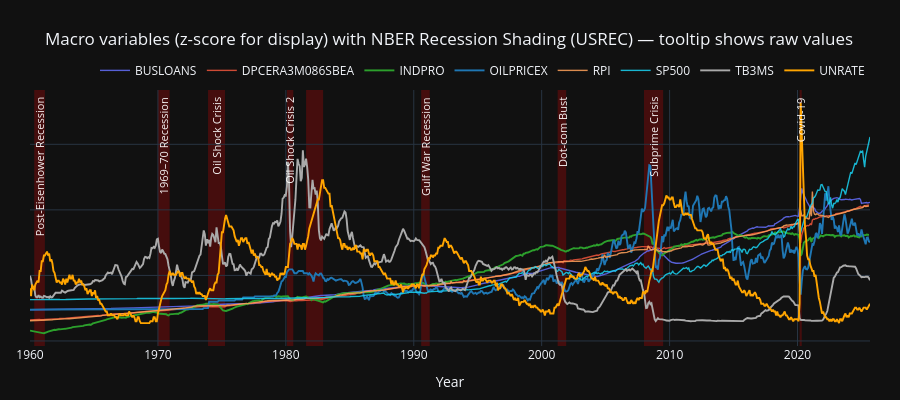

The notebook cell saved with this chart:
### Markdown cell above
Le taux TB3MS correspond au rendement des bons du Trésor américain à trois mois. Il représente le taux sans risque de court terme aux États-Unis et constitue un excellent indicateur du positionnement de la politique monétaire. Bien qu’il soit déterminé sur le marché, son niveau est fortement influencé par les décisions de la Réserve fédérale (Fed) via le taux directeur et les opérations de politique monétaire.

Sur le graphique, TB3MS (courbe grise) connaît des hausses marquées avant plusieurs récessions, notamment à la fin des années 1960, au milieu des années 1970 et surtout lors du choc monétaire de 1979–1980. Ces épisodes traduisent des phases de resserrement monétaire, mises en œuvre pour lutter contre l’inflation et freiner une économie en surchauffe. Le taux de chômage (UNRATE, en orange) réagit avec retard, augmentant principalement pendant ou après les périodes de récession.

À l’inverse, lors des récessions (zones rouges), TB3MS baisse rapidement, illustrant la réponse accommodante de la Fed visant à soutenir l’activité économique. Le graphique met ainsi en évidence le rôle de TB3MS comme indicateur avancé, reflétant les décisions de politique monétaire, tandis que le chômage capture les conséquences réelles de ces décisions sur le marché du travail.

Normalement, TB3MS évolue dans le sens inverse du taux de chômage.

### Code cell
import numpy as np
import pandas as pd
import plotly.graph_objects as go

# ----------------------------
# 1) Données
# ----------------------------
df_plot = df.copy()

# Datetime index + tz-naive
idx = pd.to_datetime(df_plot.index)
if getattr(idx, "tz", None) is not None:
    idx = idx.tz_convert(None)
df_plot.index = idx

if "USREC" not in df_plot.columns:
    raise ValueError("USREC n'est pas présent dans df_plot.")

# Clean USREC (0/1)
usrec = (
    df_plot["USREC"]
    .copy()
    .fillna(0)
    .astype(int)
    .clip(0, 1)
)

# Variables à tracer (numériques, hors exclusions)
exclude_vars = {"USREC", "CPIAUCSL", "M2SL"}  # adapte si besoin
vars_all = [
    c for c in df_plot.columns
    if c not in exclude_vars and pd.api.types.is_numeric_dtype(df_plot[c])
]
if len(vars_all) == 0:
    raise ValueError("Aucune variable numérique à tracer après exclusion.")

# ----------------------------
# 2) Standardisation (z-score) pour l'AFFICHAGE
#    Tooltip = valeur réelle
# ----------------------------
df_z = pd.DataFrame(index=df_plot.index, columns=vars_all, dtype=float)

for c in vars_all:
    s = df_plot[c].astype(float)
    mu = s.mean()
    sd = s.std(ddof=0)
    df_z[c] = (s - mu) / sd if np.isfinite(sd) and sd > 0 else np.nan

# ----------------------------
# 3) Détection des spans USREC=1
# ----------------------------
start_mask = (usrec == 1) & (usrec.shift(1, fill_value=0) == 0)
end_mask   = (usrec == 1) & (usrec.shift(-1, fill_value=0) == 0)

recessions = pd.DataFrame({
    "start": usrec.index[start_mask],
    "end":   usrec.index[end_mask],
}).reset_index(drop=True)

recessions["start"] = pd.to_datetime(recessions["start"])
recessions["end"]   = pd.to_datetime(recessions["end"])

# IMPORTANT: couvrir le dernier mois (si index mensuel type MS)
recessions["end_plot"] = recessions["end"] + pd.offsets.MonthBegin(1)

# ----------------------------
# 4) Labels crises/récessions (English, NO dates in text)
#    - Crises: pas le mot "Recession"
#    - Autres: on peut garder "Recession"
# ----------------------------
labels_by_year = {
    # non-crisis recessions (keep "Recession")
    1960: "Post-Eisenhower Recession",
    1970: "1969–70 Recession",
    1990: "Gulf War Recession",

    # crises (NO "Recession")
    1973: "Oil Shock Crisis",
    1980: "Oil Shock Crisis 2",
    2001: "Dot-com Bust",
    2007: "Subprime Crisis",
    2008: "Subprime Crisis",
    2020: "Covid-19",
}

# ----------------------------
# 5) Plotly — variables en z-score, tooltip en valeurs réelles
# ----------------------------
fixed_colors = {
    "UNRATE": "#FFA500",
    "TB3MS": "#AAAAAA",
    "OILPRICEX": "#1f77b4",
    "INDPRO": "#2ca02c",
}

fig = go.Figure()

for col in vars_all:
    y_z = df_z[col].values
    y_raw = df_plot[col].astype(float).values

    fig.add_trace(
        go.Scatter(
            x=df_z.index,
            y=y_z,
            customdata=y_raw,
            mode="lines",
            name=col,
            line=dict(
                width=1.9 if col in fixed_colors else 1.4,
                color=fixed_colors.get(col, None),
            ),
            opacity=1.0 if col in fixed_colors else 0.85,
            hovertemplate=(
                "<b>%{fullData.name}</b><br>"
                "Date: %{x|%Y-%m}<br>"
                "Raw value: %{customdata:.4f}"
                "<extra></extra>"
            ),
        )
    )

# ----------------------------
# 6) Shading USREC + labels (comme ton exemple)
#    - rectangles pleine hauteur (yref="paper")
#    - labels en haut (yref="paper") => stable même si y-axis masqué
# ----------------------------
shapes = []
annotations = []
used_labels = set()

# place label near top of plot area
y_label_paper = 0.98

for _, row in recessions.iterrows():
    start, end_plot = row["start"], row["end_plot"]

    shapes.append(dict(
        type="rect",
        xref="x",
        yref="paper",
        x0=start,
        x1=end_plot,
        y0=0,
        y1=1,
        fillcolor="red",
        opacity=0.22,
        line=dict(width=0),
        layer="below",
    ))

    # label by year coverage (robust)
    label = None
    for year, name in labels_by_year.items():
        if start.year <= year <= row["end"].year and name not in used_labels:
            label = name
            break

    if label:
        used_labels.add(label)
        mid = start + (end_plot - start) / 2
        annotations.append(dict(
            x=mid,
            y=y_label_paper,
            xref="x",
            yref="paper",
            text=label,
            showarrow=False,
            textangle=-90,
            font=dict(size=11, color="white"),
            opacity=0.95,
        ))

# ----------------------------
# 7) Layout
# ----------------------------
fig.update_layout(
    title="Macro variables (z-score for display) with NBER Recession Shading (USREC) — tooltip shows raw values",
    xaxis_title="Year",
    yaxis=dict(
        showticklabels=False,
        showgrid=True,
        zeroline=False,
    ),
    template="plotly_dark",
    shapes=shapes,
    annotations=annotations,
    height=400,
    margin=dict(t=90, r=30, l=30, b=40),
    legend=dict(
        orientation="h",
        yanchor="bottom",
        y=1.02,
        xanchor="right",
        x=1,
        title_text="",
    ),
)

fig.show()

### Figure 1 — Plotly figure (JSON) as saved in the notebook; plotly's stock layout.template omitted (floating-point values rounded to 4 significant figures; data arrays with more than 128 entries replaced by an {"elided": "..."} marker saying what was removed)
{"data": [{"customdata": {"elided": "789 float values"}, "hovertemplate": "<b>%{fullData.name}</b><br>Date: %{x|%Y-%m}<br>Raw value: %{customdata:.4f}<extra></extra>", "line": {"width": 1.4}, "mode": "lines", "name": "BUSLOANS", "opacity": 0.85, "type": "scatter", "x": {"elided": "789 str values"}, "y": {"elided": "789 float values"}}, {"customdata": {"elided": "789 float values"}, "hovertemplate": "<b>%{fullData.name}</b><br>Date: %{x|%Y-%m}<br>Raw value: %{customdata:.4f}<extra></extra>", "line": {"width": 1.4}, "mode": "lines", "name": "DPCERA3M086SBEA", "opacity": 0.85, "type": "scatter", "x": {"elided": "789 str values"}, "y": {"elided": "789 float values"}}, {"customdata": {"elided": "789 float values"}, "hovertemplate": "<b>%{fullData.name}</b><br>Date: %{x|%Y-%m}<br>Raw value: %{customdata:.4f}<extra></extra>", "line": {"color": "#2ca02c", "width": 1.9}, "mode": "lines", "name": "INDPRO", "opacity": 1, "type": "scatter", "x": {"elided": "789 str values"}, "y": {"elided": "789 float values"}}, {"customdata": {"elided": "789 float values"}, "hovertemplate": "<b>%{fullData.name}</b><br>Date: %{x|%Y-%m}<br>Raw value: %{customdata:.4f}<extra></extra>", "line": {"color": "#1f77b4", "width": 1.9}, "mode": "lines", "name": "OILPRICEX", "opacity": 1, "type": "scatter", "x": {"elided": "789 str values"}, "y": {"elided": "789 float values"}}, {"customdata": {"elided": "789 float values"}, "hovertemplate": "<b>%{fullData.name}</b><br>Date: %{x|%Y-%m}<br>Raw value: %{customdata:.4f}<extra></extra>", "line": {"width": 1.4}, "mode": "lines", "name": "RPI", "opacity": 0.85, "type": "scatter", "x": {"elided": "789 str values"}, "y": {"elided": "789 float values"}}, {"customdata": {"elided": "789 float values"}, "hovertemplate": "<b>%{fullData.name}</b><br>Date: %{x|%Y-%m}<br>Raw value: %{customdata:.4f}<extra></extra>", "line": {"width": 1.4}, "mode": "lines", "name": "SP500", "opacity": 0.85, "type": "scatter", "x": {"elided": "789 str values"}, "y": {"elided": "789 float values"}}, {"customdata": {"elided": "789 float values"}, "hovertemplate": "<b>%{fullData.name}</b><br>Date: %{x|%Y-%m}<br>Raw value: %{customdata:.4f}<extra></extra>", "line": {"color": "#AAAAAA", "width": 1.9}, "mode": "lines", "name": "TB3MS", "opacity": 1, "type": "scatter", "x": {"elided": "789 str values"}, "y": {"elided": "789 float values"}}, {"customdata": {"elided": "789 float values"}, "hovertemplate": "<b>%{fullData.name}</b><br>Date: %{x|%Y-%m}<br>Raw value: %{customdata:.4f}<extra></extra>", "line": {"color": "#FFA500", "width": 1.9}, "mode": "lines", "name": "UNRATE", "opacity": 1, "type": "scatter", "x": {"elided": "789 str values"}, "y": {"elided": "789 float values"}}], "layout": {"annotations": [{"font": {"color": "white", "size": 11}, "opacity": 0.95, "showarrow": false, "text": "Post-Eisenhower Recession", "textangle": -90, "x": "1960-09-30T00:00:00", "xref": "x", "y": 0.98, "yref": "paper"}, {"font": {"color": "white", "size": 11}, "opacity": 0.95, "showarrow": false, "text": "1969–70 Recession", "textangle": -90, "x": "1970-06-17T00:00:00", "xref": "x", "y": 0.98, "yref": "paper"}, {"font": {"color": "white", "size": 11}, "opacity": 0.95, "showarrow": false, "text": "Oil Shock Crisis", "textangle": -90, "x": "1974-08-01T00:00:00", "xref": "x", "y": 0.98, "yref": "paper"}, {"font": {"color": "white", "size": 11}, "opacity": 0.95, "showarrow": false, "text": "Oil Shock Crisis 2", "textangle": -90, "x": "1980-05-02T00:00:00", "xref": "x", "y": 0.98, "yref": "paper"}, {"font": {"color": "white", "size": 11}, "opacity": 0.95, "showarrow": false, "text": "Gulf War Recession", "textangle": -90, "x": "1990-11-30T12:00:00", "xref": "x", "y": 0.98, "yref": "paper"}, {"font": {"color": "white", "size": 11}, "opacity": 0.95, "showarrow": false, "text": "Dot-com Bust", "textangle": -90, "x": "2001-08-01T00:00:00", "xref": "x", "y": 0.98, "yref": "paper"}, {"font": {"color": "white", "size": 11}, "opacity": 0.95, "showarrow": false, "text": "Subprime Crisis", "textangle": -90, "x": "2008-09-30T12:00:00", "xref": "x", "y": 0.98, "yref": "paper"}, {"font": {"color": "white", "size": 11}, "opacity": 0.95, "showarrow": false, "text": "Covid-19", "textangle": -90, "x": "2020-03-31T12:00:00", "xref": "x", "y": 0.98, "yref": "paper"}], "height": 400, "legend": {"orientation": "h", "title": {"text": ""}, "x": 1, "xanchor": "right", "y": 1.02, "yanchor": "bottom"}, "margin": {"b": 40, "l": 30, "r": 30, "t": 90}, "shapes": [{"fillcolor": "red", "layer": "below", "line": {"width": 0}, "opacity": 0.22, "type": "rect", "x0": "1960-05-01T00:00:00", "x1": "1961-03-01T00:00:00", "xref": "x", "y0": 0, "y1": 1, "yref": "paper"}, {"fillcolor": "red", "layer": "below", "line": {"width": 0}, "opacity": 0.22, "type": "rect", "x0": "1970-01-01T00:00:00", "x1": "1970-12-01T00:00:00", "xref": "x", "y0": 0, "y1": 1, "yref": "paper"}, {"fillcolor": "red", "layer": "below", "line": {"width": 0}, "opacity": 0.22, "type": "rect", "x0": "1973-12-01T00:00:00", "x1": "1975-04-01T00:00:00", "xref": "x", "y0": 0, "y1": 1, "yref": "paper"}, {"fillcolor": "red", "layer": "below", "line": {"width": 0}, "opacity": 0.22, "type": "rect", "x0": "1980-02-01T00:00:00", "x1": "1980-08-01T00:00:00", "xref": "x", "y0": 0, "y1": 1, "yref": "paper"}, {"fillcolor": "red", "layer": "below", "line": {"width": 0}, "opacity": 0.22, "type": "rect", "x0": "1981-08-01T00:00:00", "x1": "1982-12-01T00:00:00", "xref": "x", "y0": 0, "y1": 1, "yref": "paper"}, {"fillcolor": "red", "layer": "below", "line": {"width": 0}, "opacity": 0.22, "type": "rect", "x0": "1990-08-01T00:00:00", "x1": "1991-04-01T00:00:00", "xref": "x", "y0": 0, "y1": 1, "yref": "paper"}, {"fillcolor": "red", "layer": "below", "line": {"width": 0}, "opacity": 0.22, "type": "rect", "x0": "2001-04-01T00:00:00", "x1": "2001-12-01T00:00:00", "xref": "x", "y0": 0, "y1": 1, "yref": "paper"}, {"fillcolor": "red", "layer": "below", "line": {"width": 0}, "opacity": 0.22, "type": "rect", "x0": "2008-01-01T00:00:00", "x1": "2009-07-01T00:00:00", "xref": "x", "y0": 0, "y1": 1, "yref": "paper"}, {"fillcolor": "red", "layer": "below", "line": {"width": 0}, "opacity": 0.22, "type": "rect", "x0": "2020-03-01T00:00:00", "x1": "2020-05-01T00:00:00", "xref": "x", "y0": 0, "y1": 1, "yref": "paper"}], "title": {"text": "Macro variables (z-score for display) with NBER Recession Shading (USREC) — tooltip shows raw values"}, "xaxis": {"title": {"text": "Year"}}, "yaxis": {"showgrid": true, "showticklabels": false, "zeroline": false}}}
